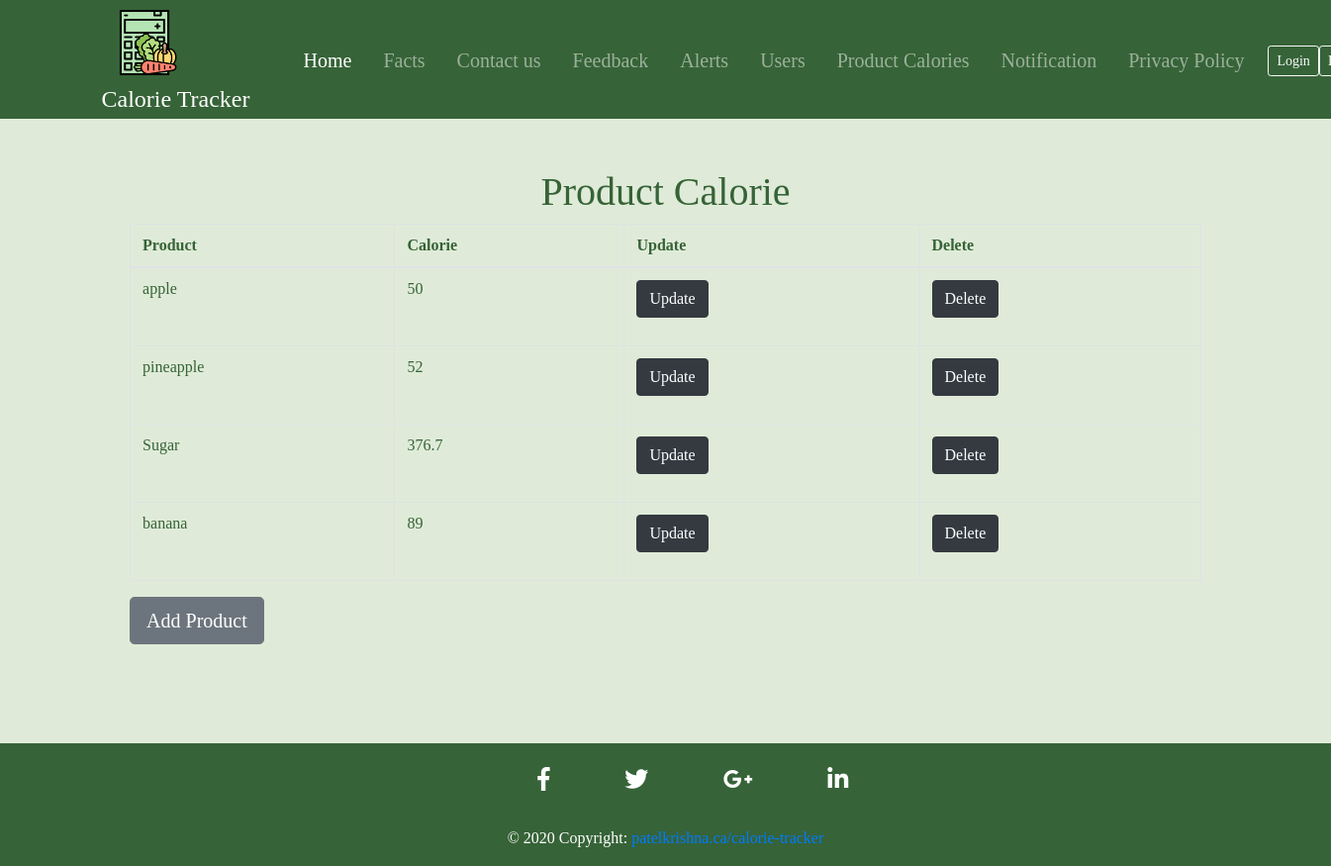
The app's page /admin/list_pro_cal_admin.php with its own data.
### tables this page shows
CREATE TABLE `products_calorie` (
  `id` int(11) NOT NULL,
  `pro_name` varchar(255) NOT NULL,
  `pro_calorie` varchar(255) NOT NULL
);

### classes/Pro_Calorie.php (called while the page is built, shortened)
<?php
class Pro_Calorie{
    private $dbconn;
        public function __construct($dbconn)
        {
            $this->dbconn=$dbconn;
        }
    public function list_pro(){
        $sql = "SELECT * FROM products_calorie";
        $pdostm = $this->dbconn->prepare($sql);
        $pdostm->execute();
        $products_calorie = $pdostm->fetchAll(PDO::FETCH_OBJ);
        return $products_calorie;
    }
}
?>

### admin/list_pro_cal_admin.php (the view, shortened to what this page needs)
<?php
require_once '../includes/Database.php';
require_once '../classes/Pro_Calorie.php';
$dbconn = Database::getDatabase();
$pc = new Pro_Calorie($dbconn);
$Pro_Calorie = $pc->list_pro();
include_once '../includes/admin_header.php';
?>
<main class="col-md-10 container">
    <p class="h1 text-center">Product Calorie</p>
    <div class="m-1">
        <table class="table table-bordered tbl">
            <thead>
            <tr>
                <th scope="col">Product</th>
                <th scope="col">Calorie</th>
                <th scope="col">Update</th>
                <th scope="col">Delete</th>
            </tr>
            </thead>
            <tbody>
            <?php
                foreach($Pro_Calorie as $pc) {
            ?>
            <tr>
                <td><?= $pc->pro_name ;?></td>
                <td><?= $pc->pro_calorie ;?></td>
                <td>
                    <form action="update_pro_cal_admin.php" method="post">
                        <button type="submit" class="btn btn btn-dark" name="update_pro" id="update_pro">Update</button>
                    </form>
                </td>
                <td>
                    <form action="" method="post">
                        <button type="submit" class="btn btn btn-dark" name="delete_pro" id="delete_pro">Delete</button>
                    </form>
                </td>
            </tr>
            <?php } ?>
            </tbody>
        </table>
        <a href="add_pro.php" id="add_pro" class="btn btn-secondary btn-lg">Add Product</a>
    </div>
</main>
<?php
require_once '../includes/footer.php';
?>

### style/main.css (style rules this page uses)
body { font-family:calibri; background: #dfebd8; color: #366337; }
main { margin: auto; }

### records on screen
products_calorie: pro_name "apple", pro_calorie "50"
products_calorie: pro_name "pineapple", pro_calorie "52"
products_calorie: pro_name "Sugar", pro_calorie "376.7"
products_calorie: pro_name "banana", pro_calorie "89"
